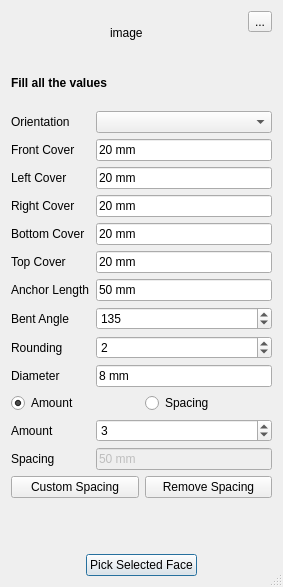
<?xml version="1.0" encoding="UTF-8"?>
<ui version="4.0">
 <class>BentShapeRebar</class>
 <widget class="QDialog" name="BentShapeRebar">
  <property name="geometry">
   <rect>
    <x>0</x>
    <y>0</y>
    <width>283</width>
    <height>587</height>
   </rect>
  </property>
  <property name="windowTitle">
   <string>Dialog</string>
  </property>
  <property name="windowOpacity">
   <double>1.000000000000000</double>
  </property>
  <property name="sizeGripEnabled">
   <bool>true</bool>
  </property>
  <property name="modal">
   <bool>false</bool>
  </property>
  <layout class="QGridLayout" name="gridLayout">
   <item row="7" column="0">
    <widget class="QLabel" name="PickSelectedFaceLabel">
     <property name="text">
      <string/>
     </property>
    </widget>
   </item>
   <item row="8" column="0" alignment="Qt::AlignHCenter">
    <widget class="QPushButton" name="PickSelectedFace">
     <property name="text">
      <string>Pick Selected Face</string>
     </property>
    </widget>
   </item>
   <item row="6" column="0">
    <layout class="QHBoxLayout" name="horizontalLayout_2">
     <item>
      <widget class="QPushButton" name="customSpacing">
       <property name="enabled">
        <bool>true</bool>
       </property>
       <property name="text">
        <string>Custom Spacing</string>
       </property>
      </widget>
     </item>
     <item>
      <widget class="QPushButton" name="removeCustomSpacing">
       <property name="enabled">
        <bool>true</bool>
       </property>
       <property name="text">
        <string>Remove Spacing</string>
       </property>
      </widget>
     </item>
    </layout>
   </item>
   <item row="5" column="0">
    <layout class="QFormLayout" name="formLayout">
     <property name="fieldGrowthPolicy">
      <enum>QFormLayout::AllNonFixedFieldsGrow</enum>
     </property>
     <item row="1" column="0">
      <widget class="QLabel" name="frontCoverLabel">
       <property name="text">
        <string>Front Cover</string>
       </property>
      </widget>
     </item>
     <item row="1" column="1">
      <widget class="Gui::InputField" name="frontCover">
       <property name="text">
        <string>20 mm</string>
       </property>
       <property name="unit" stdset="0">
        <string notr="true"/>
       </property>
      </widget>
     </item>
     <item row="2" column="0">
      <widget class="QLabel" name="l_sideCoverLabel">
       <property name="text">
        <string>Left Cover</string>
       </property>
      </widget>
     </item>
     <item row="2" column="1">
      <widget class="Gui::InputField" name="l_sideCover">
       <property name="text">
        <string>20 mm</string>
       </property>
       <property name="unit" stdset="0">
        <string notr="true"/>
       </property>
      </widget>
     </item>
     <item row="4" column="1">
      <widget class="Gui::InputField" name="bottomCover">
       <property name="text">
        <string>20 mm</string>
       </property>
       <property name="unit" stdset="0">
        <string notr="true"/>
       </property>
      </widget>
     </item>
     <item row="5" column="0">
      <widget class="QLabel" name="topCoverLabel">
       <property name="text">
        <string>Top Cover</string>
       </property>
      </widget>
     </item>
     <item row="5" column="1">
      <widget class="Gui::InputField" name="topCover">
       <property name="text">
        <string>20 mm</string>
       </property>
       <property name="unit" stdset="0">
        <string notr="true"/>
       </property>
      </widget>
     </item>
     <item row="8" column="0">
      <widget class="QLabel" name="roundingLabel">
       <property name="text">
        <string>Rounding</string>
       </property>
      </widget>
     </item>
     <item row="9" column="0">
      <widget class="QLabel" name="diameterLabel">
       <property name="text">
        <string>Diameter</string>
       </property>
      </widget>
     </item>
     <item row="10" column="0" colspan="2">
      <layout class="QHBoxLayout" name="horizontalLayout">
       <item>
        <widget class="Gui::PrefRadioButton" name="amount_radio">
         <property name="text">
          <string>Amount</string>
         </property>
         <property name="checked">
          <bool>true</bool>
         </property>
        </widget>
       </item>
       <item>
        <widget class="Gui::PrefRadioButton" name="spacing_radio">
         <property name="text">
          <string>Spacing</string>
         </property>
        </widget>
       </item>
      </layout>
     </item>
     <item row="11" column="0">
      <widget class="QLabel" name="amountLabel">
       <property name="text">
        <string>Amount</string>
       </property>
      </widget>
     </item>
     <item row="11" column="1">
      <widget class="Gui::PrefSpinBox" name="amount">
       <property name="value">
        <number>3</number>
       </property>
      </widget>
     </item>
     <item row="12" column="0">
      <widget class="QLabel" name="spacingLabel">
       <property name="text">
        <string>Spacing</string>
       </property>
      </widget>
     </item>
     <item row="4" column="0">
      <widget class="QLabel" name="bottomCoverLabel">
       <property name="text">
        <string>Bottom Cover</string>
       </property>
      </widget>
     </item>
     <item row="12" column="1">
      <widget class="Gui::InputField" name="spacing">
       <property name="enabled">
        <bool>false</bool>
       </property>
       <property name="text">
        <string>50 mm</string>
       </property>
       <property name="unit" stdset="0">
        <string notr="true"/>
       </property>
      </widget>
     </item>
     <item row="9" column="1">
      <widget class="Gui::InputField" name="diameter">
       <property name="text">
        <string>8 mm</string>
       </property>
       <property name="unit" stdset="0">
        <string notr="true"/>
       </property>
      </widget>
     </item>
     <item row="0" column="0">
      <widget class="QLabel" name="orientationLabel">
       <property name="text">
        <string>Orientation</string>
       </property>
      </widget>
     </item>
     <item row="0" column="1">
      <widget class="Gui::PrefComboBox" name="orientation"/>
     </item>
     <item row="3" column="0">
      <widget class="QLabel" name="r_sideCoverLabel">
       <property name="text">
        <string>Right Cover</string>
       </property>
      </widget>
     </item>
     <item row="3" column="1">
      <widget class="Gui::InputField" name="r_sideCover">
       <property name="text">
        <string>20 mm</string>
       </property>
       <property name="unit" stdset="0">
        <string notr="true"/>
       </property>
      </widget>
     </item>
     <item row="6" column="0">
      <widget class="QLabel" name="bentLengthLabel">
       <property name="text">
        <string>Anchor Length</string>
       </property>
      </widget>
     </item>
     <item row="6" column="1">
      <widget class="Gui::InputField" name="bentLength">
       <property name="text">
        <string>50 mm</string>
       </property>
       <property name="unit" stdset="0">
        <string notr="true"/>
       </property>
      </widget>
     </item>
     <item row="7" column="0">
      <widget class="QLabel" name="bentAngleLabel">
       <property name="text">
        <string>Bent Angle</string>
       </property>
      </widget>
     </item>
     <item row="8" column="1">
      <widget class="Gui::PrefSpinBox" name="rounding">
       <property name="value">
        <number>2</number>
       </property>
      </widget>
     </item>
     <item row="7" column="1">
      <widget class="Gui::PrefSpinBox" name="bentAngle">
       <property name="maximum">
        <number>179</number>
       </property>
       <property name="value">
        <number>135</number>
       </property>
      </widget>
     </item>
    </layout>
   </item>
   <item row="4" column="0">
    <widget class="QLabel" name="heading">
     <property name="font">
      <font>
       <weight>75</weight>
       <bold>true</bold>
      </font>
     </property>
     <property name="text">
      <string>Fill all the values</string>
     </property>
    </widget>
   </item>
   <item row="3" column="0">
    <layout class="QHBoxLayout" name="horizontalLayout_3">
     <item alignment="Qt::AlignHCenter">
      <widget class="QLabel" name="image">
       <property name="text">
        <string>image</string>
       </property>
      </widget>
     </item>
     <item alignment="Qt::AlignTop">
      <widget class="QToolButton" name="toolButton">
       <property name="enabled">
        <bool>true</bool>
       </property>
       <property name="sizePolicy">
        <sizepolicy hsizetype="Maximum" vsizetype="Maximum">
         <horstretch>50</horstretch>
         <verstretch>0</verstretch>
        </sizepolicy>
       </property>
       <property name="maximumSize">
        <size>
         <width>16777215</width>
         <height>16777214</height>
        </size>
       </property>
       <property name="text">
        <string>...</string>
       </property>
       <property name="toolButtonStyle">
        <enum>Qt::ToolButtonIconOnly</enum>
       </property>
      </widget>
     </item>
    </layout>
   </item>
  </layout>
 </widget>
 <customwidgets>
  <customwidget>
   <class>Gui::InputField</class>
   <extends>QLineEdit</extends>
   <header>Gui/InputField.h</header>
  </customwidget>
  <customwidget>
   <class>Gui::PrefSpinBox</class>
   <extends>QSpinBox</extends>
   <header>Gui/PrefWidgets.h</header>
  </customwidget>
  <customwidget>
   <class>Gui::PrefRadioButton</class>
   <extends>QRadioButton</extends>
   <header>Gui/PrefWidgets.h</header>
  </customwidget>
  <customwidget>
   <class>Gui::PrefComboBox</class>
   <extends>QComboBox</extends>
   <header>Gui/PrefWidgets.h</header>
  </customwidget>
 </customwidgets>
 <tabstops>
  <tabstop>orientation</tabstop>
  <tabstop>frontCover</tabstop>
  <tabstop>l_sideCover</tabstop>
  <tabstop>r_sideCover</tabstop>
  <tabstop>bottomCover</tabstop>
  <tabstop>topCover</tabstop>
  <tabstop>bentLength</tabstop>
  <tabstop>bentAngle</tabstop>
  <tabstop>rounding</tabstop>
  <tabstop>diameter</tabstop>
  <tabstop>amount_radio</tabstop>
  <tabstop>spacing_radio</tabstop>
  <tabstop>amount</tabstop>
  <tabstop>spacing</tabstop>
  <tabstop>customSpacing</tabstop>
  <tabstop>removeCustomSpacing</tabstop>
  <tabstop>PickSelectedFace</tabstop>
 </tabstops>
 <resources/>
 <connections/>
</ui>
